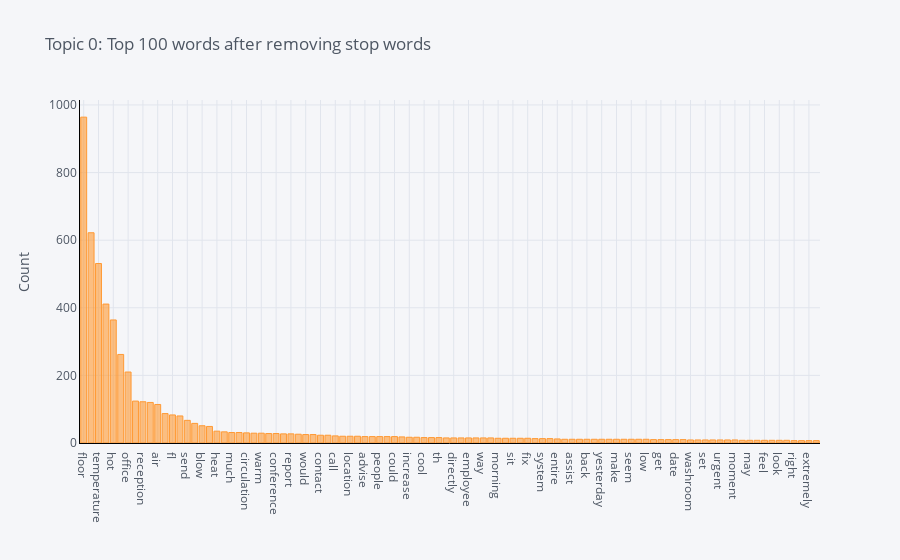

Source (notebook cell):
### Code cell
plot_model(comments, plot='frequency')

### Figure 1 — Plotly figure (JSON) as saved in the notebook; plotly's stock layout.template omitted (floating-point values rounded to 4 significant figures)
{"data": [{"marker": {"color": "rgba(255, 153, 51, 0.6)", "line": {"color": "rgba(255, 153, 51, 1.0)", "width": 1}}, "name": "count", "orientation": "v", "text": "", "type": "bar", "x": ["floor", "cold", "temperature", "issue", "hot", "room", "office", "adjust", "reception", "area", "air", "meeting", "fl", "turn", "send", "vent", "blow", "side", "heat", "tenant", "much", "light", "circulation", "check", "warm", "battery", "conference", "complain", "report", "request", "would", "temp", "contact", "work", "call", "degree", "location", "close", "advise", "corner", "people", "still", "could", "direction", "increase", "mop", "cool", "clean", "th", "freeze", "directly", "please", "employee", "problem", "way", "main", "morning", "like", "sit", "suite", "fix", "water", "system", "paulene", "entire", "auditorium", "assist", "cubicle", "back", "boardroom", "yesterday", "person", "make", "staff", "seem", "possible", "low", "information", "get", "start", "date", "large", "washroom", "today", "set", "really", "urgent", "workstation", "moment", "noise", "may", "sr", "feel", "constantly", "look", "west", "right", "current", "extremely", "exact"], "y": [964, 622, 531, 411, 364, 262, 210, 124, 122, 120, 114, 87, 83, 80, 67, 58, 51, 49, 35, 33, 31, 31, 30, 29, 29, 28, 28, 27, 27, 26, 25, 25, 23, 23, 21, 20, 20, 20, 19, 19, 19, 19, 19, 18, 17, 17, 16, 16, 16, 15, 15, 15, 15, 15, 15, 15, 14, 14, 14, 14, 14, 13, 13, 13, 12, 11, 11, 11, 11, 11, 11, 11, 11, 11, 11, 11, 11, 10, 10, 10, 10, 10, 9, 9, 9, 9, 9, 9, 9, 8, 8, 8, 8, 8, 8, 8, 7, 7, 7, 7]}], "layout": {"legend": {"bgcolor": "#F5F6F9", "font": {"color": "#4D5663"}}, "paper_bgcolor": "#F5F6F9", "plot_bgcolor": "#F5F6F9", "title": {"font": {"color": "#4D5663"}, "text": "Topic 0: Top 100 words after removing stop words"}, "xaxis": {"gridcolor": "#E1E5ED", "linecolor": "black", "showgrid": true, "tickfont": {"color": "#4D5663"}, "title": {"font": {"color": "#4D5663"}, "text": ""}, "zerolinecolor": "#E1E5ED"}, "yaxis": {"gridcolor": "#E1E5ED", "linecolor": "black", "showgrid": true, "tickfont": {"color": "#4D5663"}, "title": {"font": {"color": "#4D5663"}, "text": "Count"}, "zerolinecolor": "#E1E5ED"}}}
